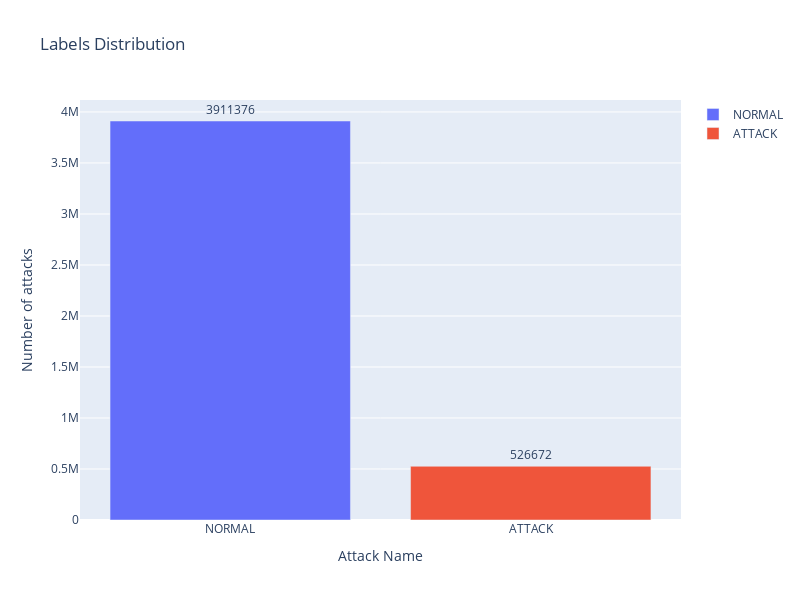

The cell this chart's notebook holds for it:
### Code cell
showAttackDistribution(withoutDuplicates[LABEL])

### Figure 1 — Plotly figure (JSON) as saved in the notebook; plotly's stock layout.template omitted (floating-point values rounded to 4 significant figures)
{"data": [{"name": "NORMAL", "orientation": "v", "text": "3911376", "textposition": "outside", "type": "bar", "x": ["NORMAL"], "y": [3911376]}, {"name": "ATTACK", "orientation": "v", "text": "526672", "textposition": "outside", "type": "bar", "x": ["ATTACK"], "y": [526672]}], "layout": {"height": 600, "title": {"text": "Labels Distribution"}, "width": 800, "xaxis": {"title": {"text": "Attack Name"}}, "yaxis": {"title": {"text": "Number of attacks"}}}}
